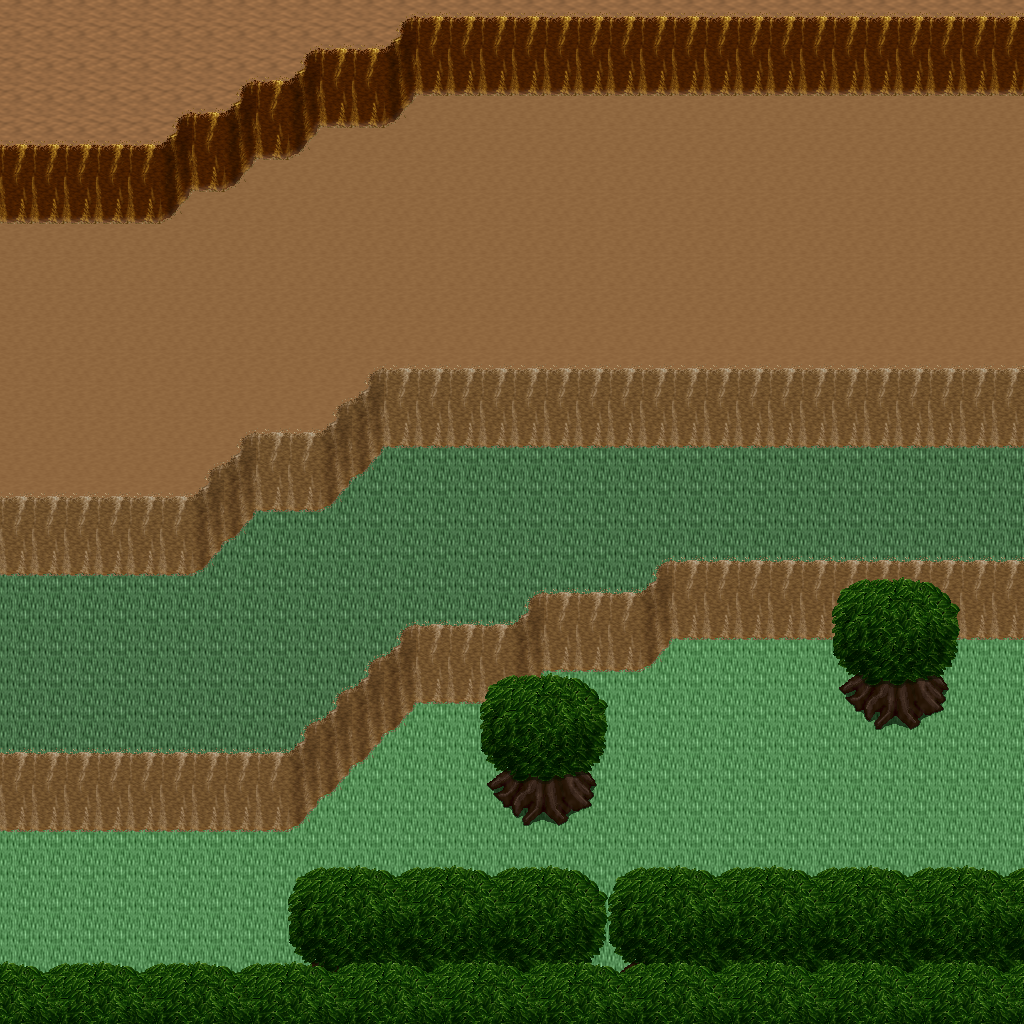

This is a level from a 2D game, rendered from its Tiled map with the project's own tilesets. A one-line summary and the map file follow, with tile-layer data summarised:
An orthogonal 32x32 tile map with 32x32 px tiles, 5 tile layers (Ground, Objects, Objects2, Above, ...), 1 hidden layer not drawn, 8 tilesets.

<map version="1.10" tiledversion="1.11.0" orientation="orthogonal" renderorder="right-down" width="32" height="32" tilewidth="32" tileheight="32" infinite="0" nextlayerid="11" nextobjectid="1">
 <tileset firstgid="1" name="logic_collision" tilewidth="32" tileheight="32" tilecount="1" columns="1">
  <image source="../drawable/logic_collision.png" width="32" height="32" />
 </tileset>
 <tileset firstgid="2" name="ground_ground" tilewidth="32" tileheight="32" tilecount="33" columns="3">
  <image source="../drawable/ground_ground.png" width="96" height="352" />
 </tileset>
 <tileset firstgid="35" name="ground_ridge_earth_pale" tilewidth="32" tileheight="32" tilecount="96" columns="12">
  <image source="../drawable/ground_ridge_earth_pale.png" width="384" height="256" />
 </tileset>
 <tileset firstgid="131" name="ground_ridge_earth_dark" tilewidth="32" tileheight="32" tilecount="96" columns="12">
  <image source="../drawable/ground_ridge_earth_dark.png" width="384" height="256" />
 </tileset>
 <tileset firstgid="227" name="terrain_desert" tilewidth="32" tileheight="32" tilecount="88" columns="8">
  <image source="../drawable/terrain_desert.png" width="256" height="352" />
 </tileset>
 <tileset firstgid="315" name="plant_tree_tree_darkgreen" tilewidth="32" tileheight="32" tilecount="88" columns="8">
  <image source="../drawable/plant_tree_tree_darkgreen.png" width="256" height="352" />
 </tileset>
 <tileset firstgid="403" name="plant_cactus_2" tilewidth="32" tileheight="32" tilecount="10" columns="5">
  <image source="../drawable/plant_cactus_2.png" width="160" height="64" />
 </tileset>
 <tileset firstgid="413" name="ground_sand_2" tilewidth="32" tileheight="32" tilecount="15" columns="5">
  <image source="../drawable/ground_sand_2.png" width="160" height="96" />
 </tileset>
 <layer id="1" name="Ground" width="32" height="32">
  <data>[1024 cells, 1024 non-empty, 4 distinct tile ids]</data>
 </layer>
 <layer id="2" name="Objects" width="32" height="32">
  <data>[1024 cells, 336 non-empty, 28 distinct tile ids]</data>
 </layer>
 <layer id="3" name="Objects2" width="32" height="32">
  <data>[1024 cells, 0 non-empty, 0 distinct tile ids]</data>
 </layer>
 <layer id="4" name="Above" width="32" height="32">
  <data>[1024 cells, 157 non-empty, 22 distinct tile ids]</data>
 </layer>
 <layer id="5" name="Above2" width="32" height="32">
  <data>[1024 cells, 0 non-empty, 0 distinct tile ids]</data>
 </layer>
 <layer id="6" name="Walkable" width="32" height="32" visible="0">
  <data>[1024 cells, 524 non-empty, 1 distinct tile ids]</data>
 </layer>
 <objectgroup id="7" name="Mapevents" />
 <objectgroup id="8" name="Spawn" />
 <objectgroup id="9" name="Keys" />
 <objectgroup id="10" name="Replace" />
</map>
